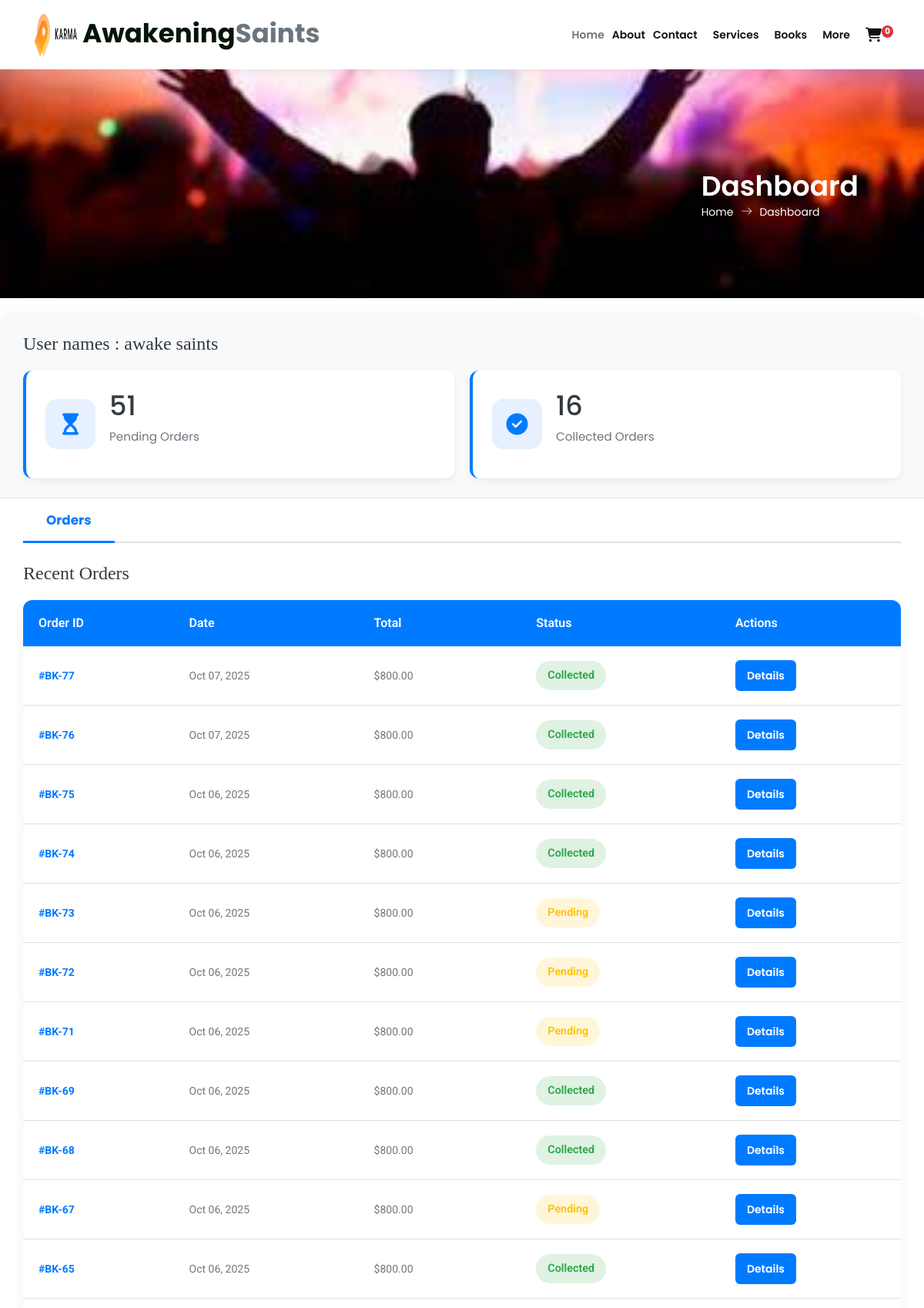
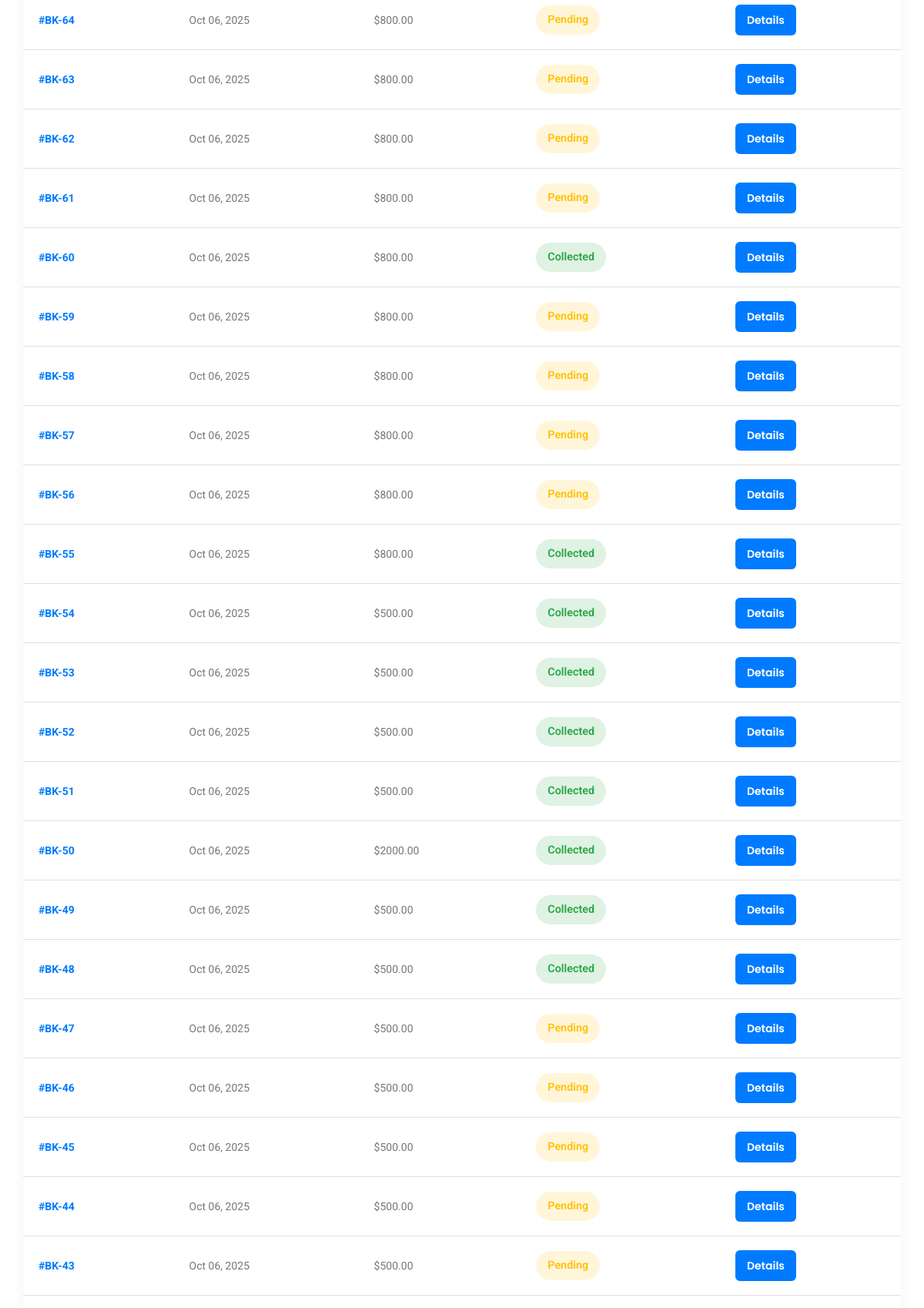
Page /accounts/dashboard/ (signed in, upper part) on the committed database (2 pictures, top to bottom).
### useraccounts/models.py (models this page shows, shortened)
class UserBase(AbstractBaseUser, PermissionsMixin):
    email = models.EmailField(_('email address'), unique = True)
    last_name = models.CharField(max_length = 150, unique=True)
    first_name = models.CharField(max_length = 150, blank=True)
    country = CountryField()
    phone_number = models.CharField(max_length=15, blank=True)
    postCode = models.CharField(max_length=12, blank=True)
    address_line_1 = models.CharField(max_length=150, blank=True)
    address_line_2 = models.CharField(max_length=150, blank=True)
    town_city = models.CharField(max_length=150, blank=True)
    is_active = models.BooleanField(default=False)
    is_staff = models.BooleanField(default=False)
    created = models.DateTimeField(auto_now_add=True)
    updated = models.DateTimeField(auto_now=True)
    objects = CustomAccountManager()
    USERNAME_FIELD = 'email'
    REQUIRED_FIELDS = ['first_name', 'last_name']
    class Meta:
        verbose_name = "Authapps"
        verbose_name_plural = "Authapps"

### ecomapp/models.py (models this page shows, shortened)
class BookOrder(models.Model):
    STATUS_CHOICES = [
        ('pending', 'Pending'),
        ('collected', 'Collected'),
    ]
    full_name = models.CharField(max_length=255)  # updated from `name`
    phone = models.CharField(max_length=20)
    email = models.EmailField(blank=True, null=True)
    tx_ref = models.CharField(max_length=100, unique=True)  # transaction ref for Flutterwave
    shipping_fee = models.DecimalField(max_digits=10, decimal_places=2, default=0)
    discount = models.DecimalField(max_digits=10, decimal_places=2, default=0)
    total = models.DecimalField(max_digits=30, decimal_places=2, default=0)
    status = models.CharField(max_length=20, choices=STATUS_CHOICES, default='pending')
    created = models.DateTimeField(auto_now_add=True)

### useraccounts/views.py (the view)
# urls.py: path('dashboard/', views.dashboard, name='dashboard')
@login_required
def dashboard(request):
    user_email = request.user.email
    orders = BookOrder.objects.filter(email=user_email).order_by('-created')
    stats = {
        'pending': orders.filter(status='pending').count(),
        'ready': orders.filter(status='ready').count(),
        'collected': orders.filter(status='collected').count(),
        'cancelled': orders.filter(status='cancelled').count(),
    }
    context = {
        'orders': orders,
        'stats':stats
    }
    return render(request, 'users/useraccounts/users/dashboard.html', context)

### basketapp/basket.py (called while the page is built)
    def __len__(self):
        return sum(item['qty'] for item in self.basket.values())

### basketapp/context_processors.py (called while the page is built)
def cart(request):
    return { 'cart': cartbasket(request)}

### ecomapp/context_processors.py (called while the page is built)
def categories(request):
    return {
        'categories':Category.objects.all()
    }

### ecomapp/models.py (called while the page is built)
    def get_total(self):
        if self.price is None or self.quantity is None:
            return 0
        return self.quantity * self.price

### templates/users/useraccounts/users/dashboard.html (shortened to what this page needs)
{% extends 'base.html' %}
{% load static %}
{% block content %}
	<section class="banner-area organic-breadcrumb">
		<div class="container">
			<div class="breadcrumb-banner d-flex flex-wrap align-items-center justify-content-end">
				<div class="col-first">
					<h1>Dashboard</h1>
					<nav class="d-flex align-items-center">
						<a href="index.html">Home<span class="lnr lnr-arrow-right"></span></a>
						<a href="category.html">Dashboard</a>
					</nav>
				</div>
			</div>
		</div>
	</section>
	<div class="dashboard-container">
        <div class="stats-section">
            <div class="stats-title">
                <h2>User names : {{ user.first_name }} {{ user.last_name }} </h2>
            </div>
            <div class="stats-grid">
				<div class="stat-card">
					<div class="stat-icon">
						<i class="fas fa-hourglass-start"></i>
					</div>
					<div class="stat-info">
						<h3>{{ stats.pending }}</h3>
						<p>Pending Orders</p>
					</div>
				</div>
				<div class="stat-card">
					<div class="stat-icon">
						<i class="fas fa-check-circle"></i>
					</div>
					<div class="stat-info">
						<h3>{{ stats.collected }}</h3>
						<p>Collected Orders</p>
					</div>
				</div>
            </div>
        </div>
        <div class="tabs-container">
            <div class="tabs-header">
                <button class="tab-btn active" data-tab="orders">Orders</button>
            </div>
            <div id="orders" class="tab-content active">
                <div class="orders-header">
                    <h3>Recent Orders</h3>
                </div>
				{% if orders %}
				<table class="order-table">
				<thead>
					<tr>
					<th>Order ID</th>
					<th>Date</th>
					<th>Total</th>
					<th>Status</th>
					<th>Actions</th>
					</tr>
				</thead>
				<tbody>
					{% for order in orders %}
					<tr>
					<td class="order-id">#BK-{{ order.id }}</td>
					<td>{{ order.created|date:"M d, Y" }}</td>
					<td>${{ order.total }}</td>
					<td>
						<span class="status {{ order.status|lower }}">
						{{ order.get_status_display }}
						</span>
					</td>
					<td>
						<button class="action-btn" data-bs-toggle="modal" data-bs-target="#detailsModal{{ order.id }}">
						Details
						</button>
					</td>
					</tr>
					{% endfor %}
				</tbody>
				</table>
				{% else %}
				<p>You haven't placed any orders yet.</p>
				{% endif %}
            </div>
        </div>
    </div>
{% endblock %}

### templates/users/useraccounts/users/dashboard.html (style rules this page uses)
* { margin: 0; padding: 0; box-sizing: border-box; }
:root { --primary: #007bff; --primary-light: #e6f0ff; --primary-dark: #0062cc; --secondary: #6c757d; --light: #f8f9fa; --dark: #343a40; --success: #28a745; --warning: #ffc107; --danger: #dc3545; --card-bg: #ffffff; --border: #e0e0e0; --gray: #6c757d; --light-gray: #f1f3f5; }
.dashboard-container { max-width: 1400px; margin: 20px auto; background: var(--card-bg); border-radius: 15px; box-shadow: 0 10px 30px rgba(0, 0, 0, 0.08); overflow: hidden; }
.stats-section { padding: 25px 30px; background: var(--light); border-bottom: 1px solid var(--border); }
.stats-title { display: flex; justify-content: space-between; align-items: center; margin-bottom: 20px; }
.stats-title h2 { font-family: 'Merriweather', serif; color: var(--dark); font-size: 1.5rem; }
.stats-grid { display: grid; grid-template-columns: repeat(auto-fit, minmax(220px, 1fr)); gap: 20px; }
.stat-card { background: var(--card-bg); border-radius: 12px; padding: 25px; display: flex; align-items: center; gap: 18px; box-shadow: 0 4px 10px rgba(0, 0, 0, 0.05); transition: transform 0.3s; border-left: 4px solid var(--primary); }
.stat-icon { width: 65px; height: 65px; border-radius: 15px; display: flex; align-items: center; justify-content: center; font-size: 28px; background: var(--primary-light); color: var(--primary); }
.stat-info h3 { font-size: 2.2rem; color: var(--dark); margin-bottom: 5px; }
.stat-info p { color: var(--gray); font-size: 0.95rem; }
.tabs-container { padding: 0 30px; }
.tabs-header { display: flex; border-bottom: 2px solid var(--border); margin-bottom: 25px; }
.tab-btn { padding: 16px 30px; background: transparent; border: none; cursor: pointer; font-weight: 700; color: var(--gray); font-size: 1.05rem; position: relative; transition: all 0.3s; }
.tab-btn.active { color: var(--primary); }
.tab-btn.active::after { content: ''; position: absolute; bottom: -2px; left: 0; width: 100%; height: 3px; background: var(--primary); }
.tab-content { display: none; padding-bottom: 30px; }
.tab-content.active { display: block; animation: fadeIn 0.5s ease; }
.orders-header { display: flex; justify-content: space-between; align-items: center; margin-bottom: 20px; }
.orders-header h3 { font-family: 'Merriweather', serif; font-size: 1.5rem; color: var(--dark); }
.order-table { width: 100%; border-collapse: collapse; background: var(--card-bg); border-radius: 12px; overflow: hidden; box-shadow: 0 5px 15px rgba(0, 0, 0, 0.05); }
.order-table th { text-align: left; padding: 18px 20px; background: var(--primary); color: white; font-weight: 600; font-size: 1rem; }
.order-table td { padding: 18px 20px; border-bottom: 1px solid var(--border); }
.order-id { color: var(--primary); font-weight: 700; }
.status { padding: 7px 15px; border-radius: 20px; font-size: 0.9rem; font-weight: 600; display: inline-block; }
.status.collected { background: rgba(40, 167, 69, 0.15); color: var(--success); }
.status.pending { background: rgba(255, 193, 7, 0.15); color: var(--warning); }
.action-btn { padding: 8px 15px; border: none; border-radius: 6px; background: var(--primary); color: white; cursor: pointer; font-weight: 600; transition: all 0.2s; }

### rows in the picture
UserBase: first_name "awake", last_name "saints"
BookOrder: id "77", created "Oct 07, 2025", total "800.00", status "Collected"
BookOrder: id "76", created "Oct 07, 2025", total "800.00", status "Collected"
BookOrder: id "75", created "Oct 06, 2025", total "800.00", status "Collected"
BookOrder: id "74", created "Oct 06, 2025", total "800.00", status "Collected"
BookOrder: id "73", created "Oct 06, 2025", total "800.00", status "Pending"
BookOrder: id "72", created "Oct 06, 2025", total "800.00", status "Pending"
BookOrder: id "71", created "Oct 06, 2025", total "800.00", status "Pending"
BookOrder: id "69", created "Oct 06, 2025", total "800.00", status "Collected"
BookOrder: id "68", created "Oct 06, 2025", total "800.00", status "Collected"
BookOrder: id "67", created "Oct 06, 2025", total "800.00", status "Pending"
BookOrder: id "65", created "Oct 06, 2025", total "800.00", status "Collected"
BookOrder: id "64", created "Oct 06, 2025", total "800.00", status "Pending"
BookOrder: id "63", created "Oct 06, 2025", total "800.00", status "Pending"
BookOrder: id "62", created "Oct 06, 2025", total "800.00", status "Pending"
BookOrder: id "61", created "Oct 06, 2025", total "800.00", status "Pending"
BookOrder: id "60", created "Oct 06, 2025", total "800.00", status "Collected"
BookOrder: id "59", created "Oct 06, 2025", total "800.00", status "Pending"
BookOrder: id "58", created "Oct 06, 2025", total "800.00", status "Pending"
BookOrder: id "57", created "Oct 06, 2025", total "800.00", status "Pending"
BookOrder: id "56", created "Oct 06, 2025", total "800.00", status "Pending"
BookOrder: id "55", created "Oct 06, 2025", total "800.00", status "Collected"
BookOrder: id "54", created "Oct 06, 2025", total "500.00", status "Collected"
BookOrder: id "53", created "Oct 06, 2025", total "500.00", status "Collected"
BookOrder: id "52", created "Oct 06, 2025", total "500.00", status "Collected"
BookOrder: id "51", created "Oct 06, 2025", total "500.00", status "Collected"
BookOrder: id "50", created "Oct 06, 2025", total "2000.00", status "Collected"
BookOrder: id "49", created "Oct 06, 2025", total "500.00", status "Collected"
BookOrder: id "48", created "Oct 06, 2025", total "500.00", status "Collected"
BookOrder: id "47", created "Oct 06, 2025", total "500.00", status "Pending"
BookOrder: id "46", created "Oct 06, 2025", total "500.00", status "Pending"
BookOrder: id "45", created "Oct 06, 2025", total "500.00", status "Pending"
BookOrder: id "44", created "Oct 06, 2025", total "500.00", status "Pending"
BookOrder: id "43", created "Oct 06, 2025", total "500.00", status "Pending"

### other values in the picture
{{ cart|length }} "0"
{{ stats.pending }} "51"
{{ stats.collected }} "16"
